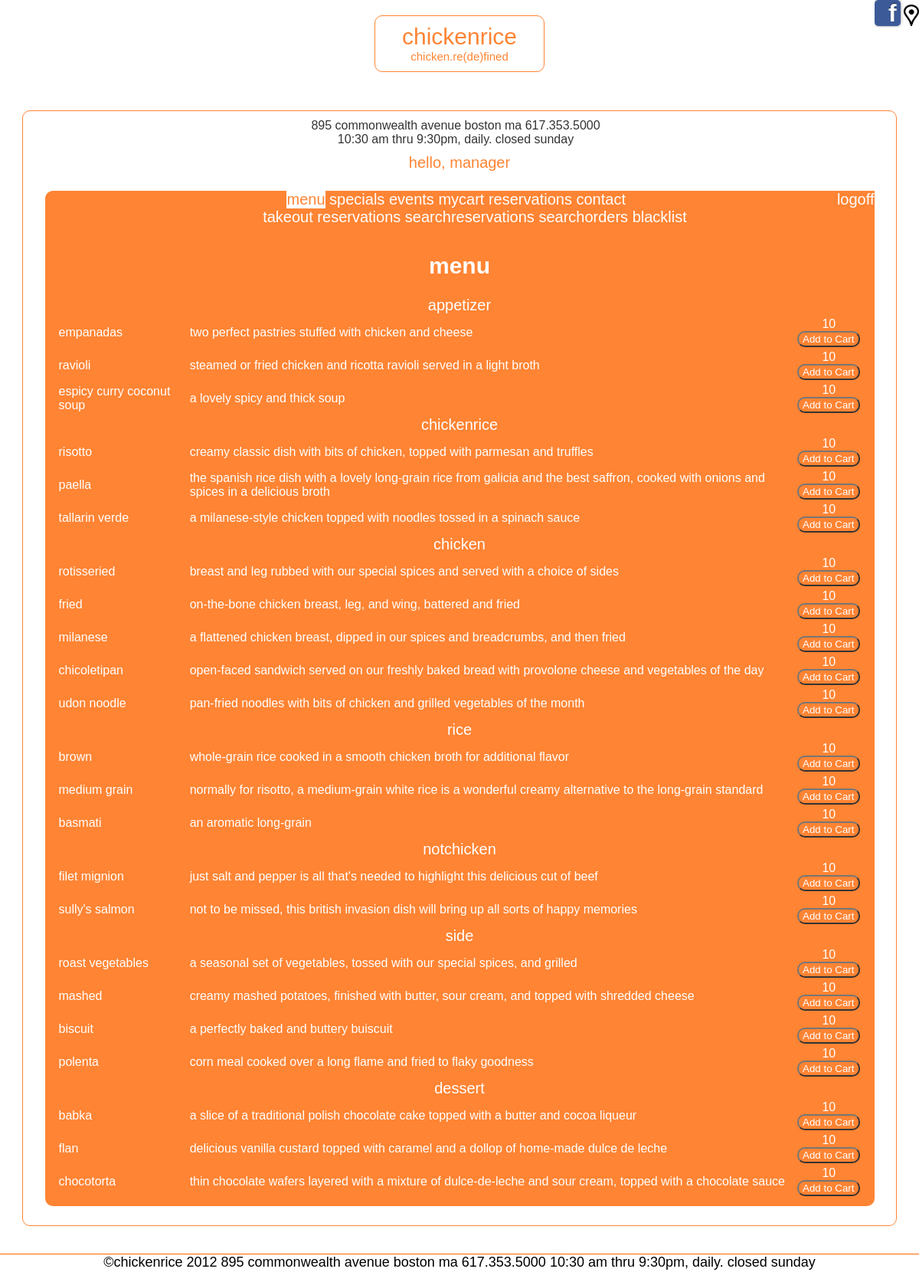
/menu/index.php (signed in), run on the app's committed database.
### tables this page shows
CREATE TABLE IF NOT EXISTS `menu` (
  `id` int(10) NOT NULL AUTO_INCREMENT,
  `menuType` int(10) NOT NULL,
  `foodItem` int(10) NOT NULL,
  `price` int(5) NOT NULL,
  `cost` int(5) NOT NULL,
  PRIMARY KEY (`id`),
  KEY `menuType` (`menuType`),
  KEY `foodItem` (`foodItem`)
);

CREATE TABLE IF NOT EXISTS `menutype` (
  `id` int(10) NOT NULL AUTO_INCREMENT,
  `name` varchar(25) NOT NULL,
  PRIMARY KEY (`id`)
);

CREATE TABLE IF NOT EXISTS `food` (
  `id` int(10) NOT NULL AUTO_INCREMENT,
  `name` varchar(25) NOT NULL,
  `description` varchar(255) NOT NULL,
  `isSpecial` varchar(1) NOT NULL DEFAULT 'N',
  `isVegetarian` varchar(1) NOT NULL DEFAULT 'N',
  `imageName` varchar(255) NULL,
  PRIMARY KEY (`id`)
);

### model/database.php (called while the page is built, shortened)
<?php
class Database {
    private static $dsn = 'mysql:host=localhost;dbname=chickenrice';
    private static $username = 'rkilarski';
    private static $password = 'password';
    private static $db;
    public static function getDB () {
        if (!isset(self::$db)) {
            try {
                self::$db = new PDO(self::$dsn,
                                     self::$username,
                                     self::$password);
            } catch (PDOException $e) {
                $error_message = $e->getMessage();
                include('../errors/database_error.php');
                exit();
            }
        }
        return self::$db;
    }
}
?>

### model/menu.php (called while the page is built, shortened)
<?php
class Menu{
	private $menuType;
	private $foodName;
	private $description;
	private $price;
	public function getMenuType(){
		return $this->menuType;
	}
	public function getFoodName(){
		return $this->foodName;
	}
	public function getDescription(){
		return $this->description;
	}
	public function getPrice(){
		return $this->price;
	}
	public static function getMenu($db) {
		$sql="SELECT
				m.id as menuId,
				t.name as menuType,
				f.name as foodName,
				f.description as description,
				f.isVegetarian as vegetarian,
				m.price as price,
				'' as specialday
				FROM `menu` m JOIN `menutype` t ON m.menuType=t.id
									JOIN `food` f ON m.foodItem=f.id";
		$statement= $db->prepare($sql);
		$statement->execute();
		$rows = $statement->fetchAll();
		$menu = array();
		foreach ($rows as $row) {
			$d = new Menu($db);
			$d->init($row);
			array_push($menu,$d);
		}
		return $menu;
	}
	private function init($row){
		$this->menuType = $row['menuType'];
		$this->foodName = $row['foodName'];
		$this->description = $row['description'];
		$this->price = $row['price'];
	}
}
?>

### menu/menu.php (the view, shortened to what this page needs)
<?php
	include("../include/header.php");
?>
<h1>menu</h1>
<table>
<?php
	$previousType='';
	foreach($menu as $menuItem){
		if($previousType!=$menuItem->getMenuType()){
			$previousType=$menuItem->getMenuType();
			echo "<tr><td colspan=\"3\" class=\"menuheader\">$previousType</td></tr>";
		}
		$foodName=$menuItem->getFoodName();
		$desc=$menuItem->getDescription();
		$price=$menuItem->getPrice();
		echo "<tr><td class=\"menuitem\">$foodName</td>";
		echo "<td class=\"menudesc\">$desc</td>";
		echo "<td class=\"menuprice\">$price<br> <input type=\"button\" value=\"Add to Cart\"></td></tr>";
	}
?>
</table>
<?php include("../include/footer.php"); ?>

### menu/index.php (shortened to what this page needs)
<?php
require_once('../model/database.php');
require_once('../model/menu.php');
if (isset($_POST['action'])) {
	$action = $_POST['action'];
} else if (isset($_GET['action'])) {
	$action = $_GET['action'];
} else {
	$action = 'menu';
}
switch ($action) {
	case 'menu':
		$menu=Menu::getMenu(Database::getDB());
		include('menu.php');
		break;
}
?>

### include/header.php (shortened to what this page needs)
<!DOCTYPE html>
<html>
<head>
<link type="text/css" rel="stylesheet" href="../css/styles.css">
</head>
<body>
	<div id="bodywrapper">
		<div id="logo">
			<a href="../index.php">
			<span id="largerestaurantname">chickenrice</span><br> <span
				id="tagline">chicken.re(de)fined</span>
			</a>
		</div>
		<div id="favorites">
			<ul>
				<li class="facebook"><a href="#non" title="like us on facebook">Facebook</a></li>
				<li><img src="../img/map.png" width="20px" alt="find us on a map"></li>
			</ul>
		</div>
		<div id="outerframe">
		<?php
			include("../include/location.php");
			if (isset($_SESSION['firstname'])){
				$firstName = $_SESSION['firstname'];
				echo "<div id=\"greeting\">hello, $firstName</div>";
			}
		?>
			<div id="innerframe">
				<?php include("../include/nav.php") ?>
				<div id="content">

### include/location.php
<div id="location">
	<a href="#" alt="find us on a map">895 commonwealth avenue boston ma</a> 617.353.5000<br>
	10:30 am thru 9:30pm, daily. closed sunday
</div>

### include/nav.php (shortened to what this page needs)
<ul class="navigation">
  <li class="highlight"><a href="../index.php?action=menu">menu</a></li>
  <li><a href="../index.php?action=specials">specials</a></li>
  <li><a href="../index.php?action=events">events</a></li>
  <li><a href="../index.php?action=cart">mycart</a></li>
  <li><a href="../index.php?action=reservations">reservations</a></li>
  <li><a href="../index.php?action=contact">contact</a></li>
<?php
        if (isset($_SESSION['isloggedin'])){
		$isLoggedIn=$_SESSION['isloggedin'];
	}else {
		$isLoggedIn=false;
	}
	if ($isLoggedIn){
		echo '<li class="login"><a href="../index.php?action=logoff">logoff</a></li>';
	}else {
		echo '<li class="login"><a href="../index.php?action=login">login</a></li>';
	}
 ?>
 </ul>
<?php
	if (isset($_SESSION['isstaff'])){
		$isStaff=$_SESSION['isstaff'];
	}else {
		$isStaff=false;
	}
	if ($isStaff) {
		echo '<ul class="navigation">';
		echo ' <li><a href="../index.php?action=staff_takeout">takeout</a></li>';
		echo ' <li><a href="../index.php?action=staff_reservations">reservations</a></li>';
		echo ' <li><a href="../index.php?action=staff_reservationsearch">searchreservations</a></li>';
		echo ' <li><a href="../index.php?action=staff_ordersearch">searchorders</a></li>';
		echo ' <li><a href="../index.php?action=staff_blacklist">blacklist</a></li>';
		echo '</ul>';
	}
?>

### include/footer.php
				</div>
			</div>
		</div>
	</div>
	<footer>
	&copy;chickenrice 2012 895 commonwealth avenue boston ma 617.353.5000 10:30 am thru 9:30pm, daily. closed sunday
	</footer>
</body>
</html>

### css/styles.css (style rules this page uses)
* { font-family: Arial, sans-serif; color: #FFFFFF; }
a { text-decoration: none; }
html { height: 100%; }
body { background-color: #000000; margin: 0; height: 100%; min-height: 100%; padding-bottom: 18px; scrollbar-base-color: #FF6600; scrollbar-arrow-color: #FF6600; scrollbar-DarkShadow-Color: #FF6600; background: url("img/bg/bg-01.jpg") no-repeat fixed center center; filter: progid:DXImageTransform.Microsoft.AlphaImageLoader(src="img/bg/bg-01.jpg", sizingMethod="scale" ); -webkit-background-size: cover; -moz-background-size: cover; -o-background-size: cover; background-size: cover; scrollbar-arrow-color: #FF6600; scrollbar-DarkShadow-Color: #FF6600; }
h1 { font-size: 30px; }
h1,h2 { clear: both; text-align: center; }
input { background-color: #FF6600; color: #FFFFFF; padding-left: 5px; }
table { margin-left: auto; margin-right: auto; }
footer { background-color: #FFFFFF; color: #000000; width: 100%; height: 2em; text-align: center; font-weight: normal; font-size: 18px; border-top: 1px solid #FF6600; }
#greeting { color: #FF6600; text-align: center; margin-top: 10px; font-size: 20px; }
select,input,#innerframe,#outerframe,#logo { -webkit-border-radius: 10px; -moz-border-radius: 10px; -khtml-border-radius: 10px; border-radius: 10px; }
#logo { width: 200px; margin: auto; text-align: center; background-color: #FFFFFF; color: #FF6600; padding: 10px 10px 10px 10px; margin-top: 20px; }
#largerestaurantname { font-size: 30px; color: #FF6600; }
#tagline { font-size: 15px; color: #FF6600; }
#content { float: clear; margin: 5px 5px 5px 5px; padding: 10px 10px 10px 10px; }
#outerframe,#logo { opacity: 0.80; filter: alpha(opacity = 80); border: 1px solid #FF6600; }
#innerframe { width: 95%; height: 100%; min-height: 100px; background-color: #FF6600; margin: 25px auto; }
#outerframe { width: 95%; margin: 50px auto; background-color: #FFFFFF; }
#bodywrapper { min-height: 100%; height: auto !important; height: 100%; margin: 0 auto -2em; padding-bottom: 18px; }
#location { text-align: center; color: #000000; padding-top: 10px; padding-right: 10px; }
#location a { color: #000000; }
.menuheader { text-align: center; font-size: 20px; margin-bottom: 20px; margin-top: 20px; }
.menuprice { text-align: center; color: #FFFFFF; }
.navigation { text-align: center; font-size: 20px; margin: 0px; }
ul.navigation { list-style: none; }
ul.navigation li { display: inline-block; background: #FF6600; margin: 0px; }
ul.navigation li.highlight { background-color: #FFFFFF; }
ul.navigation li.highlight a { color: #FF6600; cursor: default; }
.login { float: right; margin-right: 10px; }
.facebook a { position: relative; border-color: #3c5a98; text-transform: lowercase; text-indent: 17px; letter-spacing: 5px; font-weight: bold; font-size: 32px; line-height: 33px; color: #fff; background: #3c5a98; -moz-box-shadow: 0 0 4px rgba(0, 0, 0, 0.4); -webkit-box-shadow: 0 0 4px rgba(0, 0, 0, 0.4); box-shadow: 0 0 4px rgba(0, 0, 0, 0.4); }
#favorites { position: absolute; top: 0px; right: 0px; }
#favorites ul { list-style: none; padding: 0; margin: 0; overflow: hidden; font: 0.875em/1 Arial, sans-serif; }
#favorites ul li { display: inline-block; }
#favorites ul li a { display: block; width: 32px; height: 32px; overflow: hidden; border: 1px solid transparent; line-height: 32px; text-decoration: none; text-shadow: 0 -1px 0 rgba(0, 0, 0, 0.5); -moz-border-radius: 5px; -webkit-border-radius: 5px; border-radius: 5px; }

### data on the page
menu: menuType.name "appetizer", foodItem.name "empanadas", foodItem.description "two perfect pastries stuffed with chicken and cheese", price "10"
menu: foodItem.name "ravioli", foodItem.description "steamed or fried chicken and ricotta ravioli served in a light broth", price "10"
menu: foodItem.name "espicy curry coconut soup", foodItem.description "a lovely spicy and thick soup", price "10"
menu: menuType.name "chickenrice", foodItem.name "risotto", foodItem.description "creamy classic dish with bits of chicken, topped with parmesan and truffles", price "10"
menu: foodItem.name "paella", foodItem.description "the spanish rice dish with a lovely long-grain rice from galicia and the best saffron, cooked with onions and spices in a delicious broth", price "10"
menu: foodItem.name "tallarin verde", foodItem.description "a milanese-style chicken topped with noodles tossed in a spinach sauce", price "10"
menu: menuType.name "chicken", foodItem.name "rotisseried", foodItem.description "breast and leg rubbed with our special spices and served with a choice of sides", price "10"
menu: foodItem.name "fried", foodItem.description "on-the-bone chicken breast, leg, and wing, battered and fried", price "10"
menu: foodItem.name "milanese", foodItem.description "a flattened chicken breast, dipped in our spices and breadcrumbs, and then fried", price "10"
menu: foodItem.name "chicoletipan", foodItem.description "open-faced sandwich served on our freshly baked bread with provolone cheese and vegetables of the day", price "10"
menu: foodItem.name "udon noodle", foodItem.description "pan-fried noodles with bits of chicken and grilled vegetables of the month", price "10"
menu: menuType.name "rice", foodItem.name "brown", foodItem.description "whole-grain rice cooked in a smooth chicken broth for additional flavor", price "10"
menu: foodItem.name "medium grain", foodItem.description "normally for risotto, a medium-grain white rice is a wonderful creamy alternative to the long-grain standard", price "10"
menu: foodItem.name "basmati", foodItem.description "an aromatic long-grain", price "10"
menu: menuType.name "notchicken", foodItem.name "filet mignion", foodItem.description "just salt and pepper is all that's needed to highlight this delicious cut of beef", price "10"
menu: foodItem.name "sully's salmon", foodItem.description "not to be missed, this british invasion dish will bring up all sorts of happy memories", price "10"
menu: menuType.name "side", foodItem.name "roast vegetables", foodItem.description "a seasonal set of vegetables, tossed with our special spices, and grilled", price "10"
menu: foodItem.name "mashed", foodItem.description "creamy mashed potatoes, finished with butter, sour cream, and topped with shredded cheese", price "10"
menu: foodItem.name "biscuit", foodItem.description "a perfectly baked and buttery buiscuit", price "10"
menu: foodItem.name "polenta", foodItem.description "corn meal cooked over a long flame and fried to flaky goodness", price "10"
menu: menuType.name "dessert", foodItem.name "babka", foodItem.description "a slice of a traditional polish chocolate cake topped with a butter and cocoa liqueur", price "10"
menu: foodItem.name "flan", foodItem.description "delicious vanilla custard topped with caramel and a dollop of home-made dulce de leche", price "10"
menu: foodItem.name "chocotorta", foodItem.description "thin chocolate wafers layered with a mixture of dulce-de-leche and sour cream, topped with a chocolate sauce", price "10"

### other printed values
$firstName "manager"
